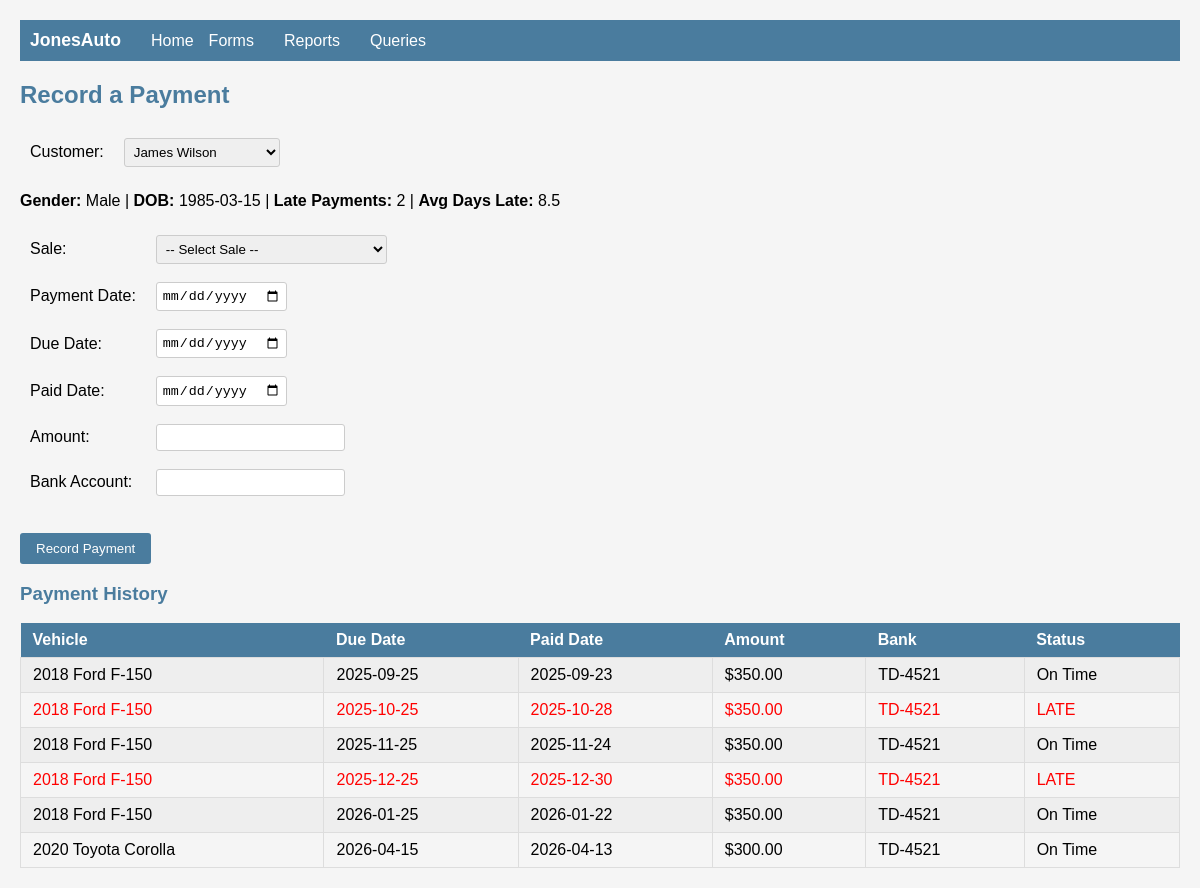
Page /forms/payment_form.php?customer_id=1 on the committed database.
### tables this page shows
CREATE TABLE customers (
    customer_id INT AUTO_INCREMENT PRIMARY KEY,
    first_name VARCHAR(50) NOT NULL,
    last_name VARCHAR(50) NOT NULL,
    phone VARCHAR(20),
    address VARCHAR(100),
    city VARCHAR(50),
    state VARCHAR(30),
    zip VARCHAR(10),
    gender VARCHAR(10),
    dob DATE,
    num_late_payments INT DEFAULT 0,
    avg_days_late DECIMAL(5,1) DEFAULT 0.0
);

CREATE TABLE payments (
    payment_id INT AUTO_INCREMENT PRIMARY KEY,
    customer_id INT NOT NULL,
    sale_id INT NOT NULL,
    payment_date DATE,
    due_date DATE,
    paid_date DATE,
    amount DECIMAL(10,2),
    bank_account VARCHAR(50),
    FOREIGN KEY (customer_id) REFERENCES customers(customer_id),
    FOREIGN KEY (sale_id) REFERENCES sales(sale_id)
);

CREATE TABLE vehicles (
    vehicle_id INT AUTO_INCREMENT PRIMARY KEY,
    make VARCHAR(50) NOT NULL,
    model VARCHAR(50) NOT NULL,
    year INT NOT NULL,
    color VARCHAR(30),
    miles INT,
    condition_desc VARCHAR(50),
    book_price DECIMAL(10,2),
    style VARCHAR(30),
    interior_color VARCHAR(30),
    status VARCHAR(20) DEFAULT 'available'
);

### forms/payment_form.php (the view, shortened to what this page needs)
<?php
include '../config.php';
$sql = "SELECT customer_id, first_name, last_name FROM customers ORDER BY last_name";
$customers = mysqli_query($conn, $sql);
$selected_customer = isset($_GET['customer_id']) ? $_GET['customer_id'] : '';
?>
<!DOCTYPE html>
<html>
<head>
    <link rel="stylesheet" href="../style.css">
</head>
<body>
<?php $nav_prefix = '../'; include '../nav.php'; ?>
<h2>Record a Payment</h2>
<table class="form-table">
    <tr>
        <td>Customer:</td>
        <td>
            <select onchange="window.location='payment_form.php?customer_id='+this.value">
                <?php while ($row = mysqli_fetch_assoc($customers)) { ?>
                    <option value="<?php echo $row['customer_id']; ?>" <?php echo ($selected_customer == $row['customer_id']) ? 'selected' : ''; ?>>
                        <?php echo $row['first_name'] . ' ' . $row['last_name']; ?>
                    </option>
                <?php } ?>
            </select>
        </td>
    </tr>
</table>
<?php if ($selected_customer != '') {
    $sql = "SELECT * FROM customers WHERE customer_id = $selected_customer";
    $cust = mysqli_fetch_assoc(mysqli_query($conn, $sql));
?>
    <p><strong>Gender:</strong> <?php echo $cust['gender']; ?> |
       <strong>DOB:</strong> <?php echo $cust['dob']; ?> |
       <strong>Late Payments:</strong> <?php echo $cust['num_late_payments']; ?> |
       <strong>Avg Days Late:</strong> <?php echo $cust['avg_days_late']; ?></p>
<form method="POST" action="../process/process_payment.php">
    <table class="form-table">
        <tr>
            <td>Sale:</td>
            <td>
                <select name="sale_id" required>
                    <option value="">-- Select Sale --</option>
                </select>
            </td>
        </tr>
        <tr>
            <td>Payment Date:</td>
            <td><input type="date" name="payment_date" required></td>
        </tr>
        <tr>
            <td>Due Date:</td>
            <td><input type="date" name="due_date" required></td>
        </tr>
        <tr>
            <td>Paid Date:</td>
            <td><input type="date" name="paid_date" required></td>
        </tr>
        <tr>
            <td>Amount:</td>
            <td><input type="text" name="amount"></td>
        </tr>
        <tr>
            <td>Bank Account:</td>
            <td><input type="text" name="bank_account"></td>
        </tr>
    </table>
    <br>
    <input type="submit" value="Record Payment">
</form>
<?php } ?>
<?php if ($selected_customer != '') {
    $sql = "SELECT p.*, v.year, v.make, v.model FROM payments p JOIN sales s ON p.sale_id = s.sale_id JOIN vehicles v ON s.vehicle_id = v.vehicle_id WHERE p.customer_id = $selected_customer ORDER BY p.due_date";
    $payments = mysqli_query($conn, $sql);
?>
<h3>Payment History</h3>
<table>
    <tr>
        <th>Vehicle</th>
        <th>Due Date</th>
        <th>Paid Date</th>
        <th>Amount</th>
        <th>Bank</th>
        <th>Status</th>
    </tr>
    <?php while ($row = mysqli_fetch_assoc($payments)) {
        $late = ($row['paid_date'] > $row['due_date']) ? true : false;
        $style = $late ? 'style="color: red;"' : '';
    ?>
    <tr <?php echo $style; ?>>
        <td><?php echo $row['year'] . ' ' . $row['make'] . ' ' . $row['model']; ?></td>
        <td><?php echo $row['due_date']; ?></td>
        <td><?php echo $row['paid_date']; ?></td>
        <td>$<?php echo number_format($row['amount'], 2); ?></td>
        <td><?php echo $row['bank_account']; ?></td>
        <td><?php echo $late ? 'LATE' : 'On Time'; ?></td>
    </tr>
    <?php } ?>
</table>
<?php } ?>
</body>
</html>

### style.css (style rules this page uses)
body { font-family: Arial, sans-serif; margin: 20px; background-color: #f5f5f5; }
h1, h2, h3 { color: #4a7c9e; }
table { border-collapse: collapse; margin: 10px 0; }
th { background-color: #4a7c9e; color: white; padding: 8px 12px; text-align: left; }
td { padding: 8px 12px; border: 1px solid #ddd; }
tr:nth-child(even) { background-color: #eee; }
input[type="text"], input[type="number"], input[type="date"], select, textarea { padding: 5px; margin: 3px 0; border: 1px solid #ccc; border-radius: 3px; }
input[type="submit"] { background-color: #4a7c9e; color: white; padding: 8px 16px; border: none; border-radius: 3px; cursor: pointer; }
table { width: 100%; }
.form-table { width: auto; }
.form-table td { border: none; padding: 6px 10px; }
.form-table tr:nth-child(even) { background-color: transparent; }

### rows in the picture
customers: gender "Male", dob "1985-03-15", num_late_payments "2", avg_days_late "8.5"
payments: vehicles.year "2018", vehicles.make "Ford", vehicles.model "F-150", due_date "2025-09-25", paid_date "2025-09-23", amount "350.00", bank_account "TD-4521", shows "On Time"
payments: vehicles.year "2018", vehicles.make "Ford", vehicles.model "F-150", due_date "2025-10-25", paid_date "2025-10-28", amount "350.00", bank_account "TD-4521", shows "LATE"
payments: vehicles.year "2018", vehicles.make "Ford", vehicles.model "F-150", due_date "2025-11-25", paid_date "2025-11-24", amount "350.00", bank_account "TD-4521", shows "On Time"
payments: vehicles.year "2018", vehicles.make "Ford", vehicles.model "F-150", due_date "2025-12-25", paid_date "2025-12-30", amount "350.00", bank_account "TD-4521", shows "LATE"
payments: vehicles.year "2018", vehicles.make "Ford", vehicles.model "F-150", due_date "2026-01-25", paid_date "2026-01-22", amount "350.00", bank_account "TD-4521", shows "On Time"
payments: vehicles.year "2020", vehicles.make "Toyota", vehicles.model "Corolla", due_date "2026-04-15", paid_date "2026-04-13", amount "300.00", bank_account "TD-4521", shows "On Time"

### other values in the picture
form field value "James Wilson"
